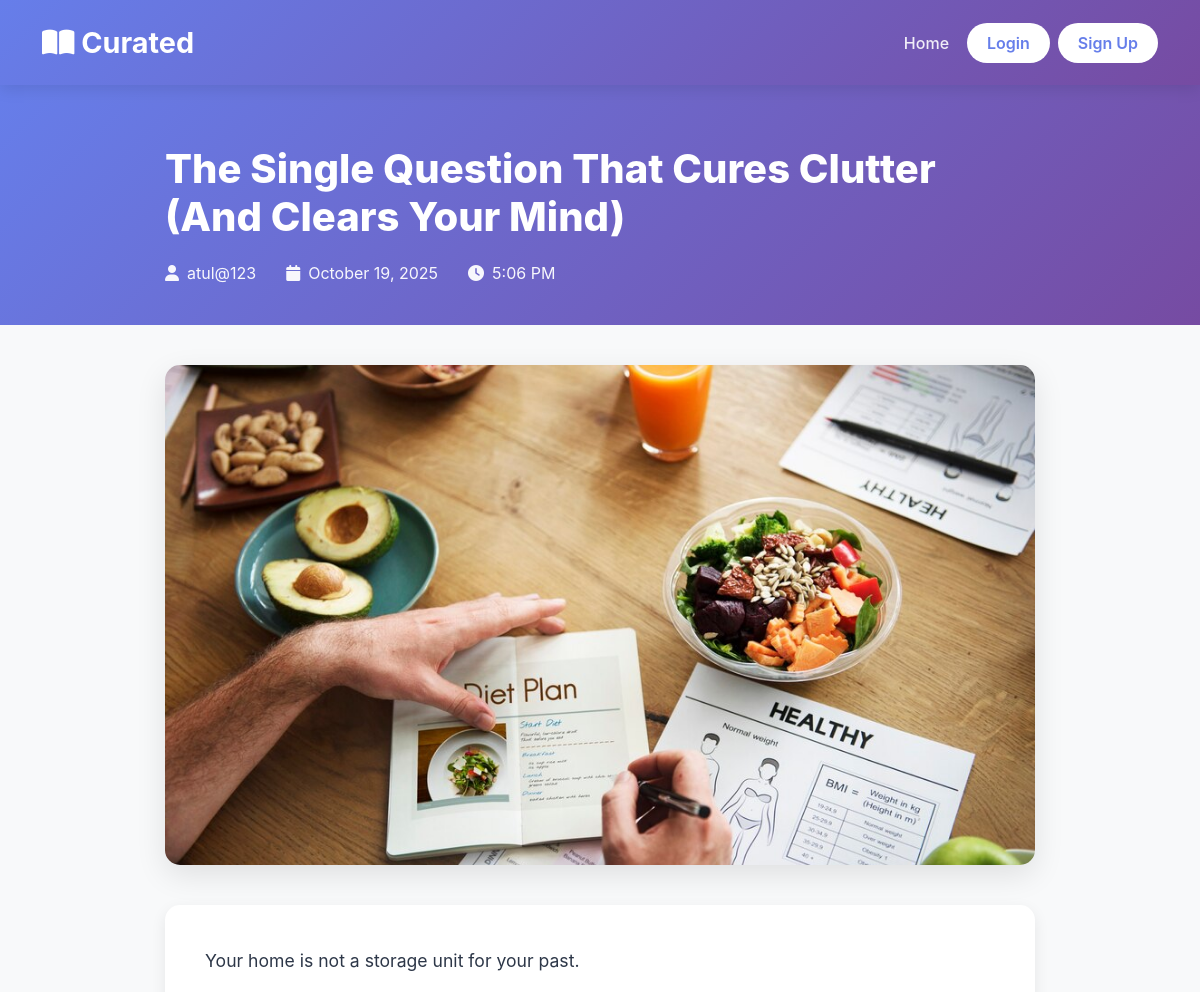
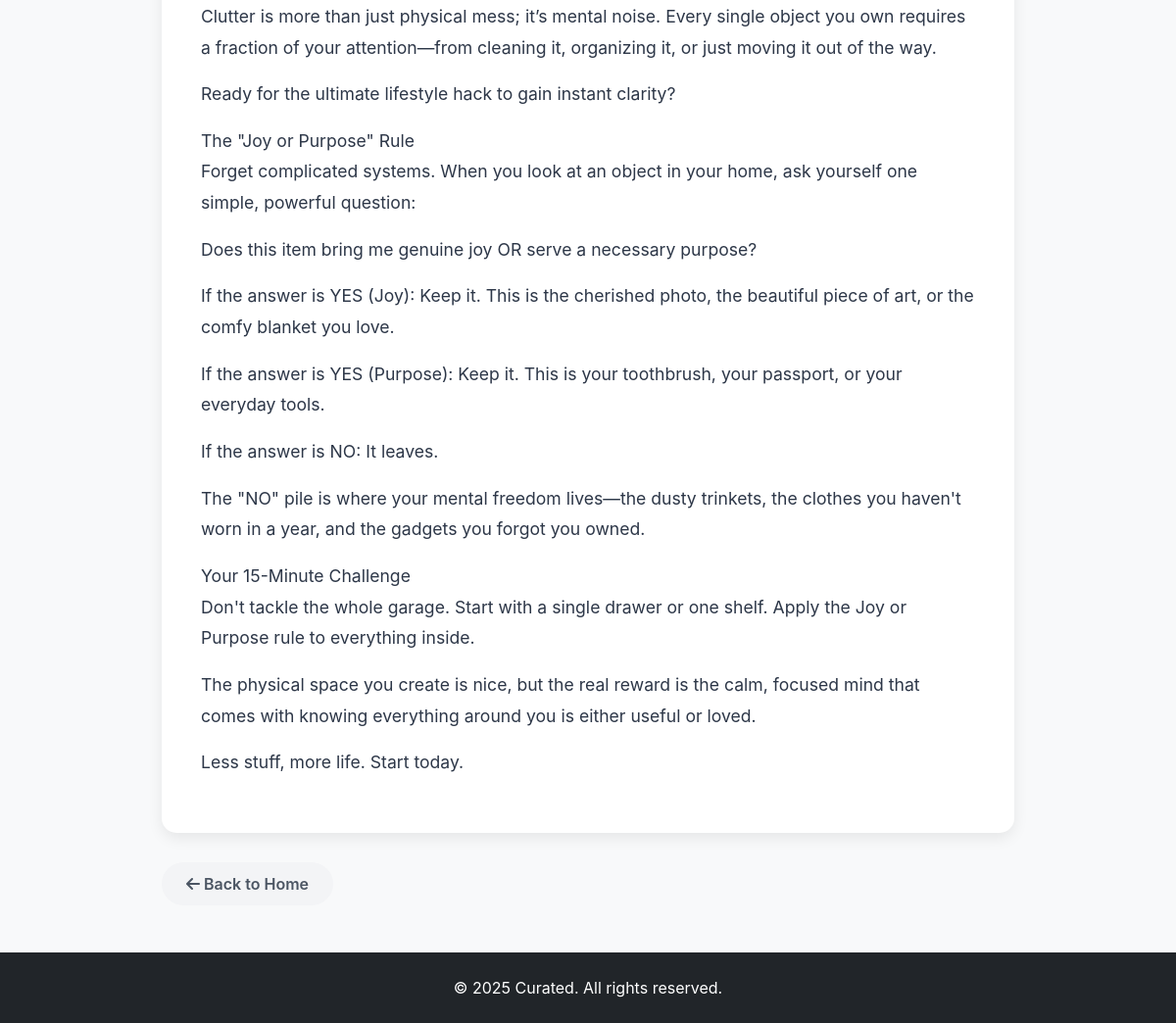
/post/the-single-question-that-cures-clutter-and-clears-your-mind/, run on the app's committed database (2 pictures, top to bottom).
### blog/models.py (models this page shows, shortened)
class Post(models.Model):
    title = models.CharField(max_length=200)
    slug = models.SlugField(max_length=200, unique=True)
    author = models.ForeignKey(User, on_delete=models.CASCADE, related_name='blog_posts')
    content = models.TextField()
    image = models.ImageField(upload_to='blog_images/', blank=True, null=True)
    created_at = models.DateTimeField(default=timezone.now)
    updated_at = models.DateTimeField(auto_now=True)
    published = models.BooleanField(default=True)
    class Meta:
        ordering = ['-created_at']

### blog/views.py (the view)
# urls.py: path('post/<slug:slug>/', views.post_detail, name='post_detail'),
def post_detail(request, slug):
    post = get_object_or_404(Post, slug=slug)
    return render(request, 'blog/post_detail.html', {'post': post})

### blog/templates/blog/post_detail.html (shortened to what this page needs)
{% load static %}
<!DOCTYPE html>
<html lang="en">
<head>
    <link href="https://cdn.jsdelivr.net/npm/bootstrap@5.3.0/dist/css/bootstrap.min.css" rel="stylesheet">
    <link rel="stylesheet" href="https://cdnjs.cloudflare.com/ajax/libs/font-awesome/6.4.0/css/all.min.css">
</head>
<body>
    <nav class="navbar navbar-expand-lg navbar-dark">
        <div class="container">
            <a class="navbar-brand" href="{% url 'blog:home' %}">
                <i class="fas fa-book-open"></i> Curated
            </a>
            <div class="collapse navbar-collapse" id="navbarNav">
                <ul class="navbar-nav ms-auto align-items-center">
                    <li class="nav-item">
                        <a class="nav-link" href="{% url 'blog:home' %}">Home</a>
                    </li>
                    {% if user.is_authenticated %}
                    <li class="nav-item">
                        <a class="nav-link" href="{% url 'blog:post_create' %}">
                            <i class="fas fa-plus-circle"></i> Create Blog
                        </a>
                    </li>
                    <li class="nav-item">
                        <a class="nav-link" href="{% url 'blog:my_posts' %}">My Posts</a>
                    </li>
                    <li class="nav-item">
                        <span class="nav-link">Hello, {{ user.username }}</span>
                    </li>
                    <li class="nav-item">
                        <a href="{% url 'accounts:logout' %}" class="btn btn-custom ms-2">Logout</a>
                    </li>
                    {% else %}
                    <li class="nav-item">
                        <a href="{% url 'accounts:login' %}" class="btn btn-custom me-2">Login</a>
                    </li>
                    <li class="nav-item">
                        <a href="{% url 'accounts:signup' %}" class="btn btn-custom">Sign Up</a>
                    </li>
                    {% endif %}
                </ul>
            </div>
        </div>
    </nav>
    <div class="post-header">
        <div class="post-container">
            <h1 class="post-title">{{ post.title }}</h1>
            <div class="post-meta">
                <div class="post-meta-item">
                    <i class="fas fa-user"></i>
                    <span>{{ post.author.username }}</span>
                </div>
                <div class="post-meta-item">
                    <i class="fas fa-calendar"></i>
                    <span>{{ post.created_at|date:"F d, Y" }}</span>
                </div>
                <div class="post-meta-item">
                    <i class="fas fa-clock"></i>
                    <span>{{ post.created_at|date:"g:i A" }}</span>
                </div>
            </div>
        </div>
    </div>
    <div class="post-container">
        {% if post.image %}
        <img src="{{ post.image.url }}" alt="{{ post.title }}" class="post-image">
        {% endif %}
        <div class="post-content">
            {{ post.content|linebreaks }}
        </div>
        <div class="post-actions">
            <a href="{% url 'blog:home' %}" class="btn btn-action btn-back">
                <i class="fas fa-arrow-left"></i> Back to Home
            </a>
        </div>
    </div>
    <footer class="bg-dark text-white text-center py-4 mt-5">
        <div class="container">
            <p class="mb-0">&copy; 2025 Curated. All rights reserved.</p>
        </div>
    </footer>
</body>
</html>

### blog/templates/blog/post_detail.html (style rules this page uses)
:root { --primary-color: #667eea; --secondary-color: #764ba2; }
body { font-family: 'Inter', -apple-system, BlinkMacSystemFont, 'Segoe UI', sans-serif; background: #f8f9fa; }
.navbar { background: linear-gradient(135deg, var(--primary-color) 0%, var(--secondary-color) 100%); box-shadow: 0 4px 15px rgba(0,0,0,0.1); padding: 1rem 0; }
.navbar-brand { font-size: 1.8rem; font-weight: 700; color: white !important; }
.nav-link { color: rgba(255,255,255,0.9) !important; font-weight: 500; margin: 0 10px; transition: all 0.3s ease; }
.btn-custom { background: white; color: var(--primary-color); font-weight: 600; padding: 8px 20px; border-radius: 25px; transition: all 0.3s ease; border: none; }
.post-header { background: linear-gradient(135deg, var(--primary-color) 0%, var(--secondary-color) 100%); color: white; padding: 60px 0 40px; margin-bottom: 40px; }
.post-title { font-size: 2.5rem; font-weight: 800; margin-bottom: 20px; }
.post-meta { display: flex; gap: 30px; flex-wrap: wrap; opacity: 0.95; }
.post-meta-item { display: flex; align-items: center; gap: 8px; }
.post-container { max-width: 900px; margin: 0 auto; padding: 0 15px; }
.post-image { width: 100%; max-height: 500px; object-fit: cover; border-radius: 15px; box-shadow: 0 10px 30px rgba(0,0,0,0.1); margin-bottom: 40px; }
.post-content { background: white; padding: 40px; border-radius: 15px; box-shadow: 0 5px 15px rgba(0,0,0,0.08); line-height: 1.8; font-size: 1.1rem; color: #2d3748; margin-bottom: 30px; }
.post-actions { display: flex; gap: 15px; margin-bottom: 40px; }
.btn-action { padding: 10px 25px; border-radius: 25px; font-weight: 600; text-decoration: none; transition: all 0.3s ease; }
.btn-back { background: #f3f4f6; color: #4b5563; border: none; }

### data on the page
Post: title "The Single Question That Cures Clutter (And Clears Your Mind)", author.username "atul@123", created_at "October 19, 2025", created_at "5:06 PM", image (picture), content "Your home is not a storage unit for your past. Clutter is more than just physical mess; it’s mental noise. Every single object you own requires a fraction of your attention—from cleaning it, organizing it, or just moving it out of the way. Ready for the ultimate lifestyle hack to gain instant clarity? The \"Joy or Purpose\" Rule Forget complicated systems. When you look at an object in your home, ask yourself one simple, powerful question: Does this item bring me genuine joy OR serve a necessary purpose? If the answer is YES (Joy): Keep it. This is the cherished photo, the beautiful piece of art, or the comfy blanket you love. If the answer is YES (Purpose): Keep it. This is your toothbrush,…"
